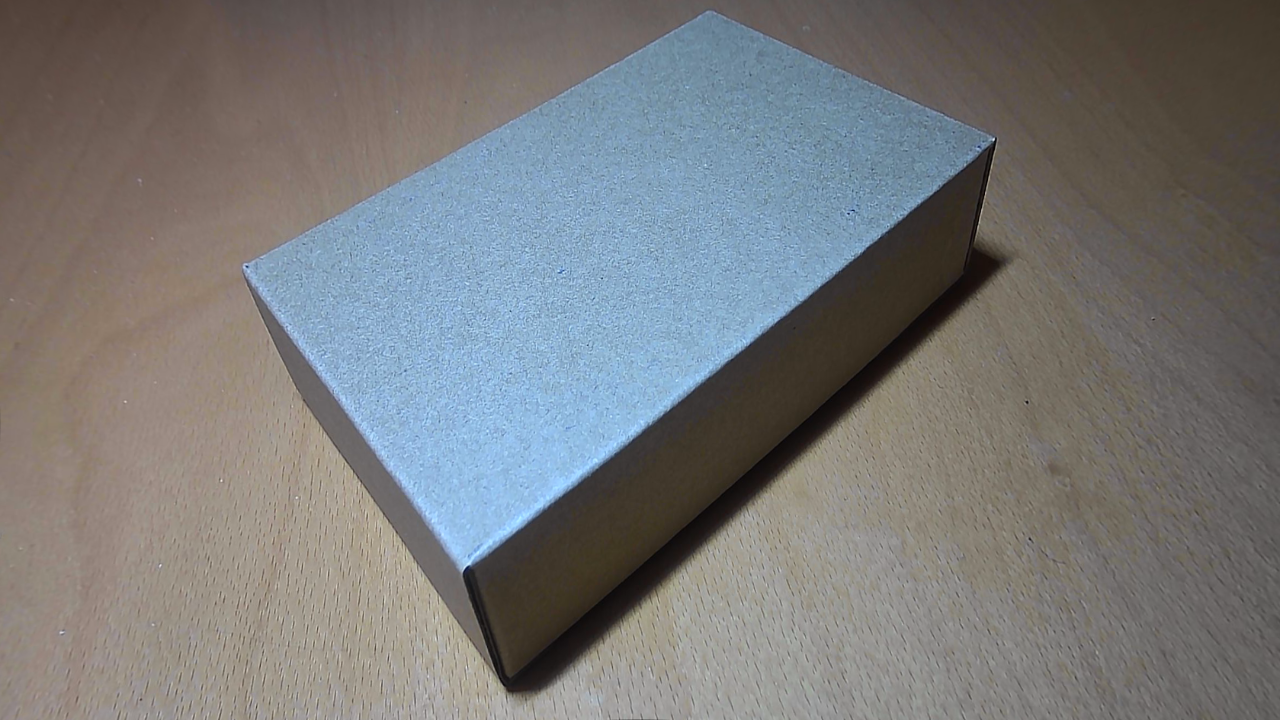
#> input picture 03edges_esquinas_fondoONO/caja.png, 1280 x 720 px
$ python edge.py
#> lines starting #> are read from the running program, lines starting #| are printed output that depends on the picture; after the words box and inside, x2 and y2 are one past the last pixel; in counts of white or black regions, pixels touching at a corner belong together
# https://docs.opencv.org/master/da/d5c/tutorial_canny_detector.html

# https://www.docs.opencv.org/master/da/d22/tutorial_py_canny.html

from __future__ import print_function
import cv2 as cv
import argparse

max_low_threshold = 100
window_name = 'Edges'
kernel_size = 5
low_threshold = 30
ratio = 3


def change_kernel_size(value):
    global kernel_size
    kernel_size = value
    CannyThreshold()


def change_low_threshold(value):
    global low_threshold
    low_threshold = value
    CannyThreshold()


def change_ratio(value):
    global ratio
    ratio = value
    CannyThreshold()


def CannyThreshold():
    img_blur = cv.blur(src_gray, (kernel_size, kernel_size)) # para un kernel de 5,5 un thresh de 30+- bien, hay que reducir highfreq noise
    # img_blur = cv.GaussianBlur(src_gray, (kernel_size, kernel_size), 1.5) # para un kernel de 5,5 un thresh de 50+- bien, hayque reducir highfreq noise
    detected_edges = cv.Canny(img_blur, low_threshold, low_threshold*ratio)
    mask = detected_edges != 0
    dst = src * (mask[:,:,None].astype(src.dtype))
    cv.imshow(window_name, dst)


parser = argparse.ArgumentParser()
parser.add_argument('--input', help='Path to input image.', default='caja.png')
args = parser.parse_args()
src = cv.imread(args.input)
#> src is the input picture: shape (720, 1280, 3); mean B, G, R 120.9, 120.7, 120.3

if src is None:
    print('Could not open or find the image: ', args.input)
    exit(0)

src_gray = cv.cvtColor(src, cv.COLOR_BGR2GRAY)
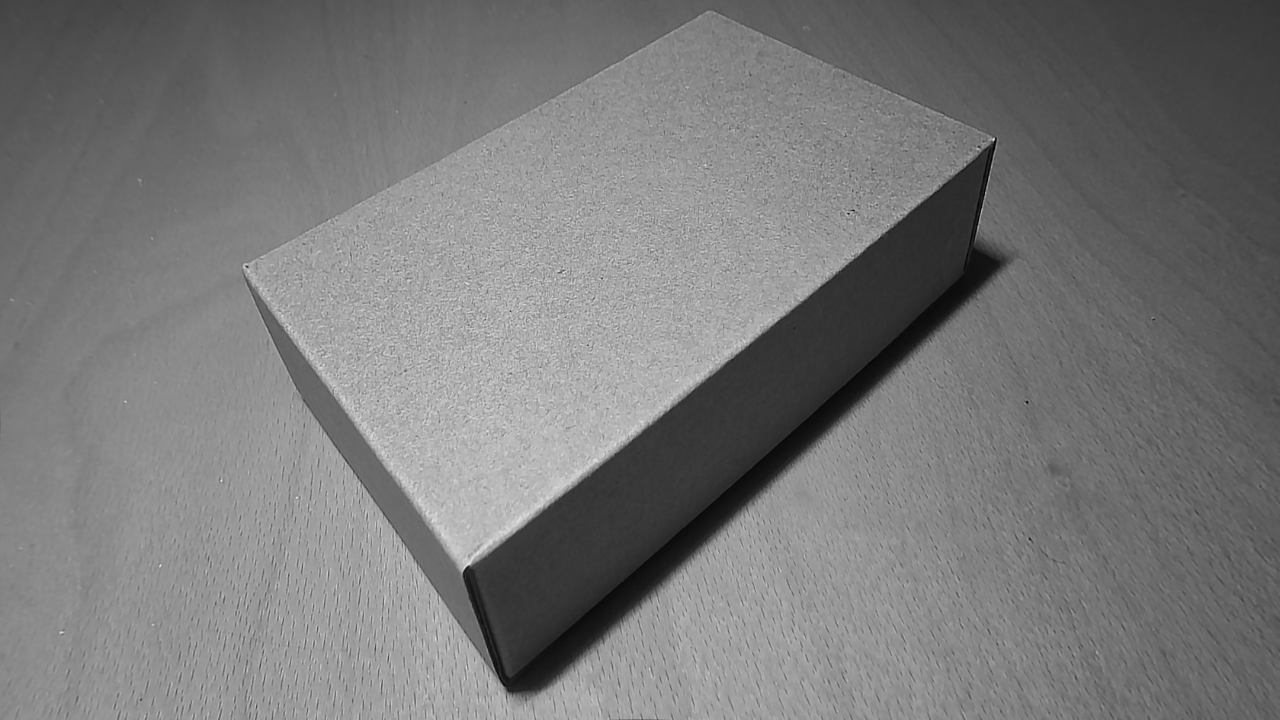
#> src_gray: shape (720, 1280); min 2, max 237, mean 120.6

cv.namedWindow(window_name)
cv.createTrackbar('blur kernel size', window_name , kernel_size, 31, change_kernel_size)
cv.createTrackbar('low & high thresholds', window_name , low_threshold, max_low_threshold, change_low_threshold)
cv.createTrackbar('ratio', window_name , ratio, 10, change_ratio)

CannyThreshold()
#> in CannyThreshold, `detected_edges = cv.Canny(img_blur, low_threshold, low_threshold*ratio)`:
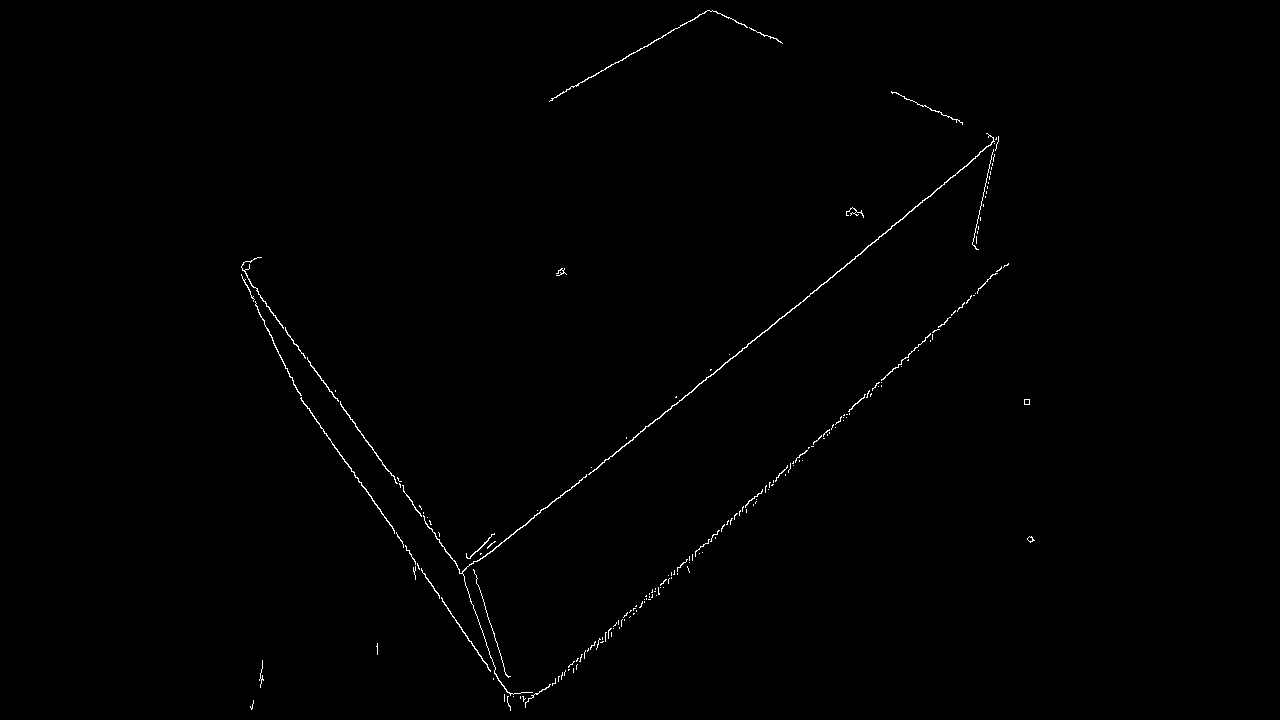
#> detected_edges: shape (720, 1280); 0.48% white in thin lines or dots, all inside (x1, y1, x2, y2) = (241, 10, 1035, 711)

cv.waitKey()

$ run again, with 03edges_esquinas_fondoONO/fondo_cinta.png copied over 03edges_esquinas_fondoONO/caja.png
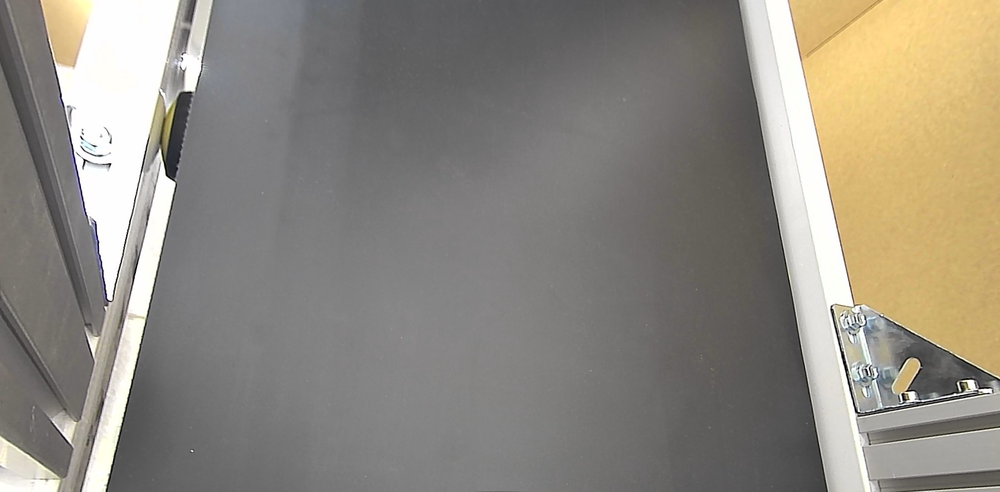
#> input picture 03edges_esquinas_fondoONO/fondo_cinta.png, 1000 x 492 px, shrunk from 1679 x 826 before the run
#> src is the input picture: shape (492, 1000, 3); mean B, G, R 128, 137.9, 143.3
#> in CannyThreshold, `detected_edges = cv.Canny(img_blur, low_threshold, low_threshold*ratio)`:
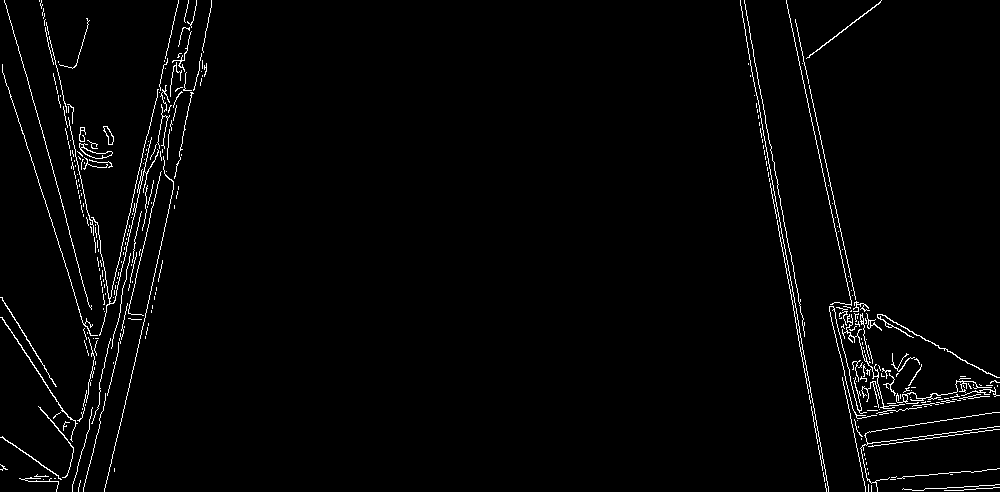
#> detected_edges: shape (492, 1000); 2.1% white in thin lines or dots
#> mask: shape (492, 1000) bool; 2.1% white in thin lines or dots
#> in CannyThreshold, `dst = src * (mask[:,:,None].astype(src.dtype))`:
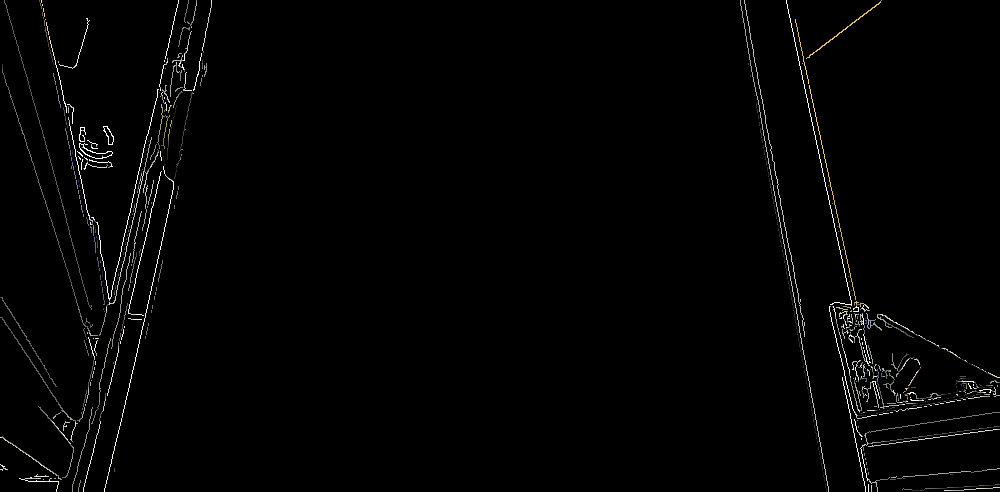
#> dst: shape (492, 1000, 3); mean B, G, R 3.3, 3.5, 3.6
